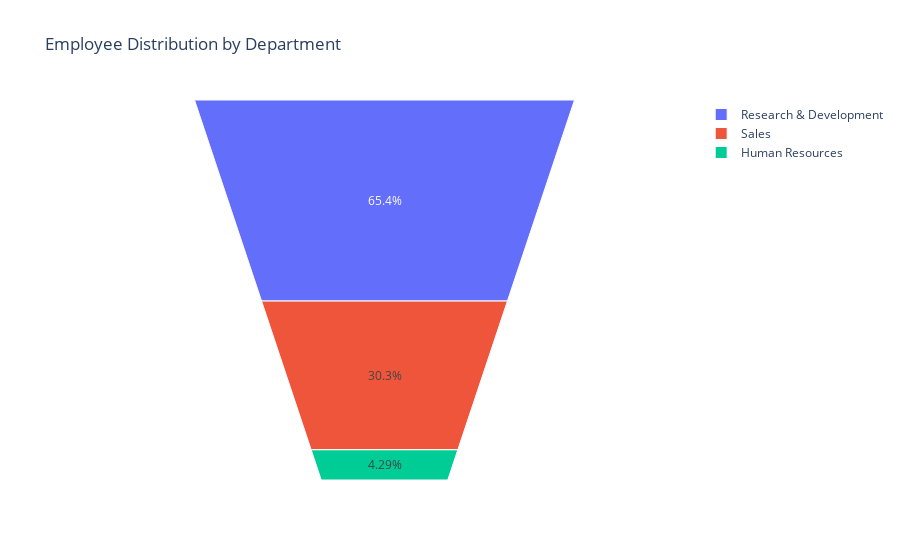

The notebook cell saved with this chart:
### Code cell
# visualize the distribution of employees by department
def viz_department(df, graph='bar'):
    df_department = df['Department'].value_counts()
    if graph == 'bar':
        fig = px.bar(x=df_department.index, y=df_department.values, labels={'x':'Department', 'y':'Number of Employee'}, title='Employee Distribution by Department')
    elif graph == 'pie':
        fig = px.pie(names=df_department.index, values=df_department.values, title='Employee Distribution by Department', hole=.7)
        fig.add_annotation(text='Employees<br>'+str(df.shape[0]), x=0.5, y=0.5, font_size=20, showarrow=False, )
    elif graph == 'funnel':
        fig = px.funnel_area(names=df_department.index, values=df_department.values, title='Employee Distribution by Department')
    return fig
       
viz_department(df, graph='funnel')

### Figure 1 — Plotly figure (JSON) as saved in the notebook; plotly's stock layout.template omitted (floating-point values rounded to 4 significant figures)
{"data": [{"domain": {"x": [0, 1], "y": [0, 1]}, "hovertemplate": "label=%{label}<br>value=%{value}<extra></extra>", "labels": ["Research & Development", "Sales", "Human Resources"], "legendgroup": "", "name": "", "showlegend": true, "type": "funnelarea", "values": [961, 446, 63]}], "layout": {"legend": {"tracegroupgap": 0}, "title": {"text": "Employee Distribution by Department"}}}
